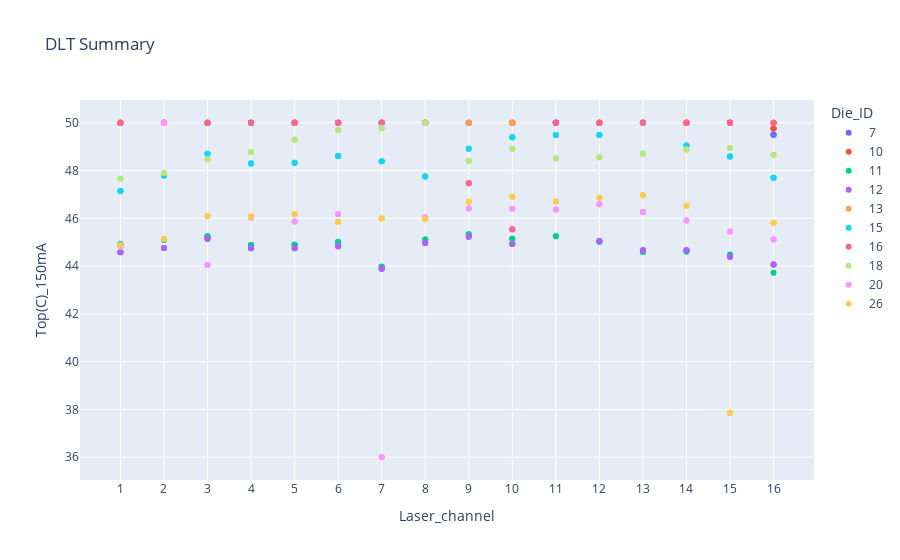

Source (notebook cell):
### Code cell
px.scatter(dlt_data, x='Laser_channel', y='Top(C)_150mA', color='Die_ID', title='DLT Summary')

### Figure 1 — Plotly figure (JSON) as saved in the notebook; plotly's stock layout.template omitted (floating-point values rounded to 4 significant figures)
{"data": [{"hovertemplate": "Die_ID=7<br>Laser_channel=%{x}<br>Top(C)_150mA=%{y}<extra></extra>", "legendgroup": "7", "marker": {"color": "#636efa", "symbol": "circle"}, "mode": "markers", "name": "7", "orientation": "v", "showlegend": true, "type": "scatter", "x": ["1", "1", "1", "2", "2", "2", "3", "3", "3", "4", "4", "4", "5", "5", "5", "6", "6", "6", "7", "7", "7", "8", "8", "8", "9", "10", "10", "10", "11", "11", "11", "12", "12", "12", "13", "13", "13", "14", "14", "14", "15", "15", "15", "16", "16", "16"], "xaxis": "x", "y": [50, 50, 50, 50, 50, 50, 50, 50, 50, 50, 50, 50, 50, 50, 50, 50, 50, 50, 50, 50, 50, 50, 50, 50, 50, 50, 50, 50, 50, 50, 50, 50, 50, 50, 50, 50, 50, 50, 50, 50, 50, 50, 50, 49.49, 49.49, 49.49], "yaxis": "y"}, {"hovertemplate": "Die_ID=10<br>Laser_channel=%{x}<br>Top(C)_150mA=%{y}<extra></extra>", "legendgroup": "10", "marker": {"color": "#EF553B", "symbol": "circle"}, "mode": "markers", "name": "10", "orientation": "v", "showlegend": true, "type": "scatter", "x": ["1", "1", "1", "2", "2", "2", "3", "3", "3", "4", "4", "4", "5", "5", "5", "6", "6", "6", "7", "7", "7", "8", "8", "8", "9", "9", "9", "10", "10", "10", "11", "11", "11", "12", "12", "12", "13", "13", "13", "14", "14", "14", "15", "15", "15", "16", "16", "16"], "xaxis": "x", "y": [50, 50, 50, 50, 50, 50, 50, 50, 50, 50, 50, 50, 50, 50, 50, 50, 50, 50, 50, 50, 50, 50, 50, 50, 50, 50, 50, 50, 50, 50, 50, 50, 50, 50, 50, 50, 50, 50, 50, 50, 50, 50, 50, 50, 50, 49.76, 49.76, 49.76], "yaxis": "y"}, {"hovertemplate": "Die_ID=11<br>Laser_channel=%{x}<br>Top(C)_150mA=%{y}<extra></extra>", "legendgroup": "11", "marker": {"color": "#00cc96", "symbol": "circle"}, "mode": "markers", "name": "11", "orientation": "v", "showlegend": true, "type": "scatter", "x": ["1", "1", "1", "2", "2", "2", "3", "3", "3", "4", "4", "4", "5", "5", "5", "6", "6", "6", "7", "7", "7", "8", "8", "9", "9", "10", "10", "11", "11", "12", "12", "13", "13", "14", "15", "16"], "xaxis": "x", "y": [44.92, 44.92, 44.92, 45.1, 45.1, 45.1, 45.25, 45.25, 45.25, 44.88, 44.88, 44.88, 44.89, 44.89, 44.89, 45.01, 45.01, 45.01, 43.98, 43.98, 43.98, 45.11, 45.11, 45.34, 45.34, 45.14, 45.14, 45.25, 45.25, 45.01, 45.01, 44.59, 44.59, 44.6, 44.49, 43.72], "yaxis": "y"}, {"hovertemplate": "Die_ID=12<br>Laser_channel=%{x}<br>Top(C)_150mA=%{y}<extra></extra>", "legendgroup": "12", "marker": {"color": "#ab63fa", "symbol": "circle"}, "mode": "markers", "name": "12", "orientation": "v", "showlegend": true, "type": "scatter", "x": ["1", "1", "1", "2", "2", "2", "3", "3", "3", "4", "4", "4", "5", "5", "5", "6", "6", "6", "7", "7", "7", "8", "8", "8", "9", "9", "9", "10", "10", "10", "11", "11", "11", "12", "12", "12", "13", "13", "13", "14", "14", "14", "15", "15", "15", "16", "16", "16"], "xaxis": "x", "y": [44.58, 44.58, 44.58, 44.76, 44.76, 44.76, 45.15, 45.15, 45.15, 44.75, 44.75, 44.75, 44.74, 44.74, 44.74, 44.84, 44.84, 44.84, 43.89, 43.89, 43.89, 44.96, 44.96, 44.96, 45.23, 45.23, 45.23, 44.92, 44.92, 44.92, 50, 50, 50, 45.05, 45.05, 45.05, 44.66, 44.66, 44.66, 44.66, 44.66, 44.66, 44.39, 44.39, 44.39, 44.07, 44.07, 44.07], "yaxis": "y"}, {"hovertemplate": "Die_ID=13<br>Laser_channel=%{x}<br>Top(C)_150mA=%{y}<extra></extra>", "legendgroup": "13", "marker": {"color": "#FFA15A", "symbol": "circle"}, "mode": "markers", "name": "13", "orientation": "v", "showlegend": true, "type": "scatter", "x": ["1", "1", "1", "2", "2", "2", "3", "3", "3", "4", "4", "4", "5", "5", "5", "6", "6", "6", "7", "7", "7", "8", "8", "8", "9", "9", "9", "10", "10", "10", "11", "11", "11", "12", "12", "12", "13", "13", "13", "14", "14", "14", "15", "15", "15", "16", "16", "16"], "xaxis": "x", "y": [50, 50, 50, 50, 50, 50, 50, 50, 50, 50, 50, 50, 50, 50, 50, 50, 50, 50, 50, 50, 50, 50, 50, 50, 50, 50, 50, 50, 50, 50, 50, 50, 50, 50, 50, 50, 50, 50, 50, 50, 50, 50, 50, 50, 50, 50, 50, 50], "yaxis": "y"}, {"hovertemplate": "Die_ID=15<br>Laser_channel=%{x}<br>Top(C)_150mA=%{y}<extra></extra>", "legendgroup": "15", "marker": {"color": "#19d3f3", "symbol": "circle"}, "mode": "markers", "name": "15", "orientation": "v", "showlegend": true, "type": "scatter", "x": ["1", "1", "1", "2", "2", "2", "3", "3", "3", "4", "4", "4", "5", "5", "5", "6", "6", "6", "7", "7", "7", "8", "8", "8", "9", "9", "9", "10", "10", "10", "11", "11", "11", "12", "12", "12", "13", "13", "13", "14", "14", "14", "15", "15", "15", "16", "16", "16"], "xaxis": "x", "y": [47.14, 47.14, 47.14, 47.79, 47.79, 47.79, 48.7, 48.7, 48.7, 48.29, 48.29, 48.29, 48.32, 48.32, 48.32, 48.61, 48.61, 48.61, 48.38, 48.38, 48.38, 47.75, 47.75, 47.75, 48.91, 48.91, 48.91, 49.4, 49.4, 49.4, 49.49, 49.49, 49.49, 49.49, 49.49, 49.49, 50, 50, 50, 49.05, 49.05, 49.05, 48.59, 48.59, 48.59, 47.7, 47.7, 47.7], "yaxis": "y"}, {"hovertemplate": "Die_ID=16<br>Laser_channel=%{x}<br>Top(C)_150mA=%{y}<extra></extra>", "legendgroup": "16", "marker": {"color": "#FF6692", "symbol": "circle"}, "mode": "markers", "name": "16", "orientation": "v", "showlegend": true, "type": "scatter", "x": ["1", "1", "1", "2", "2", "2", "3", "3", "3", "4", "4", "4", "5", "5", "5", "6", "6", "6", "7", "7", "7", "8", "8", "8", "9", "9", "9", "10", "10", "10", "11", "11", "11", "12", "12", "12", "13", "13", "13", "14", "14", "14", "15", "15", "15", "16", "16", "16"], "xaxis": "x", "y": [50, 50, 50, 50, 50, 50, 50, 50, 50, 50, 50, 50, 50, 50, 50, 50, 50, 50, 50, 50, 50, 50, 50, 50, 47.46, 47.46, 47.46, 45.54, 45.54, 45.54, 50, 50, 50, 50, 50, 50, 50, 50, 50, 50, 50, 50, 50, 50, 50, 50, 50, 50], "yaxis": "y"}, {"hovertemplate": "Die_ID=18<br>Laser_channel=%{x}<br>Top(C)_150mA=%{y}<extra></extra>", "legendgroup": "18", "marker": {"color": "#B6E880", "symbol": "circle"}, "mode": "markers", "name": "18", "orientation": "v", "showlegend": true, "type": "scatter", "x": ["1", "1", "1", "2", "2", "2", "3", "3", "3", "4", "4", "4", "5", "5", "5", "6", "6", "6", "7", "7", "7", "8", "8", "8", "9", "9", "9", "10", "10", "10", "11", "11", "11", "12", "12", "12", "13", "13", "13", "14", "14", "14", "15", "15", "15", "16", "16", "16"], "xaxis": "x", "y": [47.66, 47.66, 47.66, 47.9, 47.9, 47.9, 48.47, 48.47, 48.47, 48.77, 48.77, 48.77, 49.29, 49.29, 49.29, 49.68, 49.68, 49.68, 49.78, 49.78, 49.78, 50, 50, 50, 48.4, 48.4, 48.4, 48.91, 48.91, 48.91, 48.5, 48.5, 48.5, 48.55, 48.55, 48.55, 48.71, 48.71, 48.71, 48.88, 48.88, 48.88, 48.94, 48.94, 48.94, 48.66, 48.66, 48.66], "yaxis": "y"}, {"hovertemplate": "Die_ID=20<br>Laser_channel=%{x}<br>Top(C)_150mA=%{y}<extra></extra>", "legendgroup": "20", "marker": {"color": "#FF97FF", "symbol": "circle"}, "mode": "markers", "name": "20", "orientation": "v", "showlegend": true, "type": "scatter", "x": ["1", "1", "1", "2", "2", "2", "3", "3", "3", "4", "4", "4", "5", "5", "5", "6", "6", "6", "7", "7", "7", "8", "8", "8", "9", "9", "9", "10", "10", "10", "11", "11", "11", "12", "12", "12", "13", "13", "13", "14", "14", "14", "15", "15", "15", "16", "16", "16"], "xaxis": "x", "y": [44.82, 44.82, 44.82, 50, 50, 50, 44.05, 44.05, 44.05, 46.03, 46.03, 46.03, 45.87, 45.87, 45.87, 46.18, 46.18, 46.18, 36, 36, 36, 46.04, 46.04, 46.04, 46.41, 46.41, 46.41, 46.4, 46.4, 46.4, 46.37, 46.37, 46.37, 46.59, 46.59, 46.59, 46.26, 46.26, 46.26, 45.91, 45.91, 45.91, 45.45, 45.45, 45.45, 45.11, 45.11, 45.11], "yaxis": "y"}, {"hovertemplate": "Die_ID=26<br>Laser_channel=%{x}<br>Top(C)_150mA=%{y}<extra></extra>", "legendgroup": "26", "marker": {"color": "#FECB52", "symbol": "circle"}, "mode": "markers", "name": "26", "orientation": "v", "showlegend": true, "type": "scatter", "x": ["1", "1", "1", "2", "2", "2", "3", "3", "3", "4", "4", "4", "5", "5", "5", "6", "6", "6", "7", "7", "7", "8", "8", "8", "9", "9", "9", "10", "10", "10", "11", "11", "11", "12", "12", "12", "13", "13", "13", "14", "14", "14", "15", "15", "15", "16", "16", "16"], "xaxis": "x", "y": [44.88, 44.88, 44.88, 45.13, 45.13, 45.13, 46.08, 46.08, 46.08, 46.08, 46.08, 46.08, 46.17, 46.17, 46.17, 45.86, 45.86, 45.86, 45.99, 45.99, 45.99, 45.98, 45.98, 45.98, 46.69, 46.69, 46.69, 46.9, 46.9, 46.9, 46.7, 46.7, 46.7, 46.86, 46.86, 46.86, 46.97, 46.97, 46.97, 46.52, 46.52, 46.52, 37.86, 37.86, 37.86, 45.81, 45.81, 45.81], "yaxis": "y"}], "layout": {"legend": {"title": {"text": "Die_ID"}, "tracegroupgap": 0}, "title": {"text": "DLT Summary"}, "xaxis": {"anchor": "y", "domain": [0, 1], "title": {"text": "Laser_channel"}}, "yaxis": {"anchor": "x", "domain": [0, 1], "title": {"text": "Top(C)_150mA"}}}}
